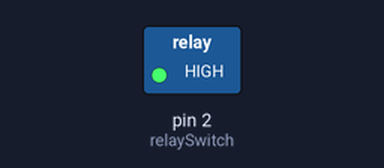
This sketch was run on a simulated Arduino Uno, built with avr-gcc and run on an emulated ATmega328P. Shown: switched loads named in the sketch (green lamp = pin HIGH).

Above: at 2.5 s.
At 7.5 s:
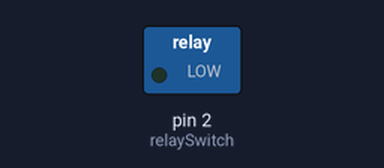
Timing chart, 0 to 13.0 s (numbered marks = the images above):
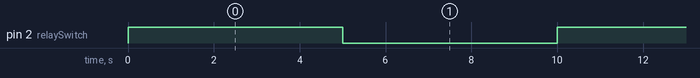

The sketch:

RelayControl.ino
```cpp
int relaySwitch = 2;
boolean isOn = false;

void setup() {
  pinMode(relaySwitch, OUTPUT);
}

void loop() {

  if (isOn) {
    digitalWrite(relaySwitch, LOW);
    isOn = false;
  } else {
    digitalWrite(relaySwitch, HIGH);
    isOn = true;
  }
  delay(5000);

}
```

Measured:
- by itself, pin 2 (relaySwitch): alternates HIGH for 5.0 s and LOW for 5.0 s
